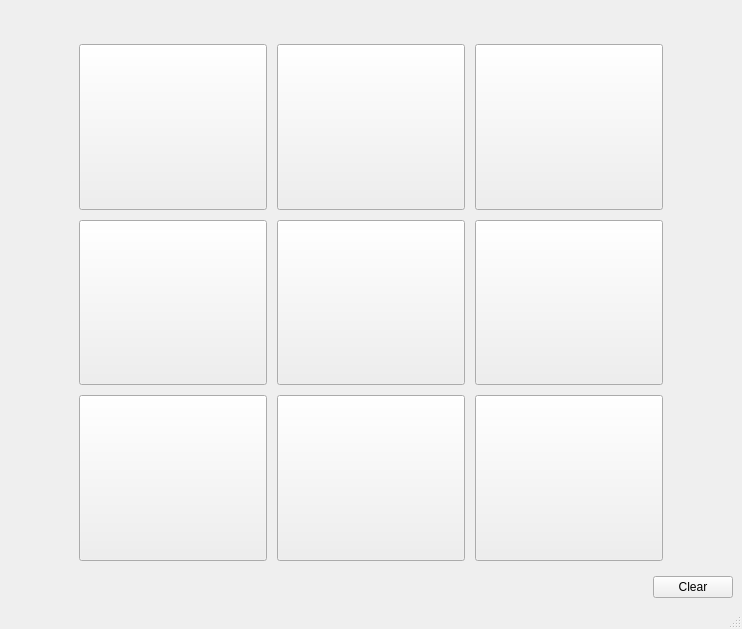
<?xml version="1.0" encoding="UTF-8"?>
<ui version="4.0">
 <class>MainWindow</class>
 <widget class="QMainWindow" name="MainWindow">
  <property name="geometry">
   <rect>
    <x>0</x>
    <y>0</y>
    <width>742</width>
    <height>629</height>
   </rect>
  </property>
  <property name="windowTitle">
   <string>Tick-tack-toe</string>
  </property>
  <property name="windowIcon">
   <iconset resource="resourses/resourses.qrc">
    <normaloff>:/fir/secondVar.png</normaloff>:/fir/secondVar.png</iconset>
  </property>
  <widget class="QWidget" name="centralwidget">
   <layout class="QVBoxLayout" name="verticalLayout">
    <property name="spacing">
     <number>15</number>
    </property>
    <item>
     <layout class="QHBoxLayout" name="horizontalLayout_2" stretch="0,0,0,0">
      <property name="spacing">
       <number>10</number>
      </property>
      <item>
       <spacer name="horizontalSpacer_3">
        <property name="orientation">
         <enum>Qt::Horizontal</enum>
        </property>
        <property name="sizeHint" stdset="0">
         <size>
          <width>168</width>
          <height>20</height>
         </size>
        </property>
       </spacer>
      </item>
      <item>
       <widget class="QLabel" name="label_2">
        <property name="sizePolicy">
         <sizepolicy hsizetype="Fixed" vsizetype="Fixed">
          <horstretch>0</horstretch>
          <verstretch>0</verstretch>
         </sizepolicy>
        </property>
        <property name="text">
         <string/>
        </property>
       </widget>
      </item>
      <item>
       <widget class="QLabel" name="label">
        <property name="sizePolicy">
         <sizepolicy hsizetype="Minimum" vsizetype="Minimum">
          <horstretch>0</horstretch>
          <verstretch>0</verstretch>
         </sizepolicy>
        </property>
        <property name="cursor">
         <cursorShape>ArrowCursor</cursorShape>
        </property>
        <property name="styleSheet">
         <string notr="true">font: 75 25pt &quot;MS Shell Dlg 2&quot;;</string>
        </property>
        <property name="text">
         <string/>
        </property>
       </widget>
      </item>
      <item>
       <spacer name="horizontalSpacer_2">
        <property name="orientation">
         <enum>Qt::Horizontal</enum>
        </property>
        <property name="sizeHint" stdset="0">
         <size>
          <width>218</width>
          <height>20</height>
         </size>
        </property>
       </spacer>
      </item>
     </layout>
    </item>
    <item>
     <layout class="QHBoxLayout" name="horizontalLayout_3" stretch="0,4,0">
      <item>
       <spacer name="horizontalSpacer_5">
        <property name="orientation">
         <enum>Qt::Horizontal</enum>
        </property>
        <property name="sizeHint" stdset="0">
         <size>
          <width>70</width>
          <height>20</height>
         </size>
        </property>
       </spacer>
      </item>
      <item>
       <layout class="QGridLayout" name="gridLayout_2">
        <property name="spacing">
         <number>10</number>
        </property>
        <item row="2" column="1">
         <widget class="QPushButton" name="Eighth_button">
          <property name="sizePolicy">
           <sizepolicy hsizetype="Expanding" vsizetype="Expanding">
            <horstretch>0</horstretch>
            <verstretch>0</verstretch>
           </sizepolicy>
          </property>
          <property name="minimumSize">
           <size>
            <width>40</width>
            <height>40</height>
           </size>
          </property>
          <property name="text">
           <string/>
          </property>
          <property name="iconSize">
           <size>
            <width>16</width>
            <height>16</height>
           </size>
          </property>
         </widget>
        </item>
        <item row="2" column="2">
         <widget class="QPushButton" name="Ninth_button">
          <property name="sizePolicy">
           <sizepolicy hsizetype="Expanding" vsizetype="Expanding">
            <horstretch>0</horstretch>
            <verstretch>0</verstretch>
           </sizepolicy>
          </property>
          <property name="minimumSize">
           <size>
            <width>40</width>
            <height>40</height>
           </size>
          </property>
          <property name="cursor">
           <cursorShape>ArrowCursor</cursorShape>
          </property>
          <property name="text">
           <string/>
          </property>
         </widget>
        </item>
        <item row="0" column="1">
         <widget class="QPushButton" name="Second_button">
          <property name="sizePolicy">
           <sizepolicy hsizetype="Expanding" vsizetype="Expanding">
            <horstretch>0</horstretch>
            <verstretch>0</verstretch>
           </sizepolicy>
          </property>
          <property name="minimumSize">
           <size>
            <width>40</width>
            <height>40</height>
           </size>
          </property>
          <property name="text">
           <string/>
          </property>
         </widget>
        </item>
        <item row="0" column="0">
         <widget class="QPushButton" name="First_button">
          <property name="sizePolicy">
           <sizepolicy hsizetype="Expanding" vsizetype="Expanding">
            <horstretch>0</horstretch>
            <verstretch>0</verstretch>
           </sizepolicy>
          </property>
          <property name="minimumSize">
           <size>
            <width>40</width>
            <height>40</height>
           </size>
          </property>
          <property name="text">
           <string/>
          </property>
         </widget>
        </item>
        <item row="1" column="0">
         <widget class="QPushButton" name="Fourth_button">
          <property name="sizePolicy">
           <sizepolicy hsizetype="Expanding" vsizetype="Expanding">
            <horstretch>0</horstretch>
            <verstretch>0</verstretch>
           </sizepolicy>
          </property>
          <property name="minimumSize">
           <size>
            <width>40</width>
            <height>40</height>
           </size>
          </property>
          <property name="text">
           <string/>
          </property>
         </widget>
        </item>
        <item row="1" column="2">
         <widget class="QPushButton" name="Sixth_button">
          <property name="sizePolicy">
           <sizepolicy hsizetype="Expanding" vsizetype="Expanding">
            <horstretch>0</horstretch>
            <verstretch>0</verstretch>
           </sizepolicy>
          </property>
          <property name="minimumSize">
           <size>
            <width>40</width>
            <height>40</height>
           </size>
          </property>
          <property name="text">
           <string/>
          </property>
         </widget>
        </item>
        <item row="2" column="0">
         <widget class="QPushButton" name="Seventh_button">
          <property name="sizePolicy">
           <sizepolicy hsizetype="Expanding" vsizetype="Expanding">
            <horstretch>0</horstretch>
            <verstretch>0</verstretch>
           </sizepolicy>
          </property>
          <property name="minimumSize">
           <size>
            <width>40</width>
            <height>40</height>
           </size>
          </property>
          <property name="text">
           <string/>
          </property>
         </widget>
        </item>
        <item row="1" column="1">
         <widget class="QPushButton" name="Fifth_button">
          <property name="sizePolicy">
           <sizepolicy hsizetype="Expanding" vsizetype="Expanding">
            <horstretch>0</horstretch>
            <verstretch>0</verstretch>
           </sizepolicy>
          </property>
          <property name="minimumSize">
           <size>
            <width>40</width>
            <height>40</height>
           </size>
          </property>
          <property name="text">
           <string/>
          </property>
         </widget>
        </item>
        <item row="0" column="2">
         <widget class="QPushButton" name="Third_button">
          <property name="sizePolicy">
           <sizepolicy hsizetype="Expanding" vsizetype="Expanding">
            <horstretch>0</horstretch>
            <verstretch>0</verstretch>
           </sizepolicy>
          </property>
          <property name="minimumSize">
           <size>
            <width>40</width>
            <height>40</height>
           </size>
          </property>
          <property name="text">
           <string/>
          </property>
         </widget>
        </item>
       </layout>
      </item>
      <item>
       <spacer name="horizontalSpacer_4">
        <property name="orientation">
         <enum>Qt::Horizontal</enum>
        </property>
        <property name="sizeHint" stdset="0">
         <size>
          <width>70</width>
          <height>20</height>
         </size>
        </property>
       </spacer>
      </item>
     </layout>
    </item>
    <item>
     <layout class="QHBoxLayout" name="horizontalLayout">
      <item>
       <spacer name="horizontalSpacer">
        <property name="orientation">
         <enum>Qt::Horizontal</enum>
        </property>
        <property name="sizeHint" stdset="0">
         <size>
          <width>528</width>
          <height>20</height>
         </size>
        </property>
       </spacer>
      </item>
      <item>
       <widget class="QPushButton" name="Clear">
        <property name="text">
         <string>Clear</string>
        </property>
       </widget>
      </item>
     </layout>
    </item>
   </layout>
  </widget>
  <widget class="QMenuBar" name="menubar">
   <property name="geometry">
    <rect>
     <x>0</x>
     <y>0</y>
     <width>742</width>
     <height>21</height>
    </rect>
   </property>
  </widget>
  <widget class="QStatusBar" name="statusbar"/>
 </widget>
 <resources>
  <include location="resourses/resourses.qrc"/>
 </resources>
 <connections/>
</ui>
